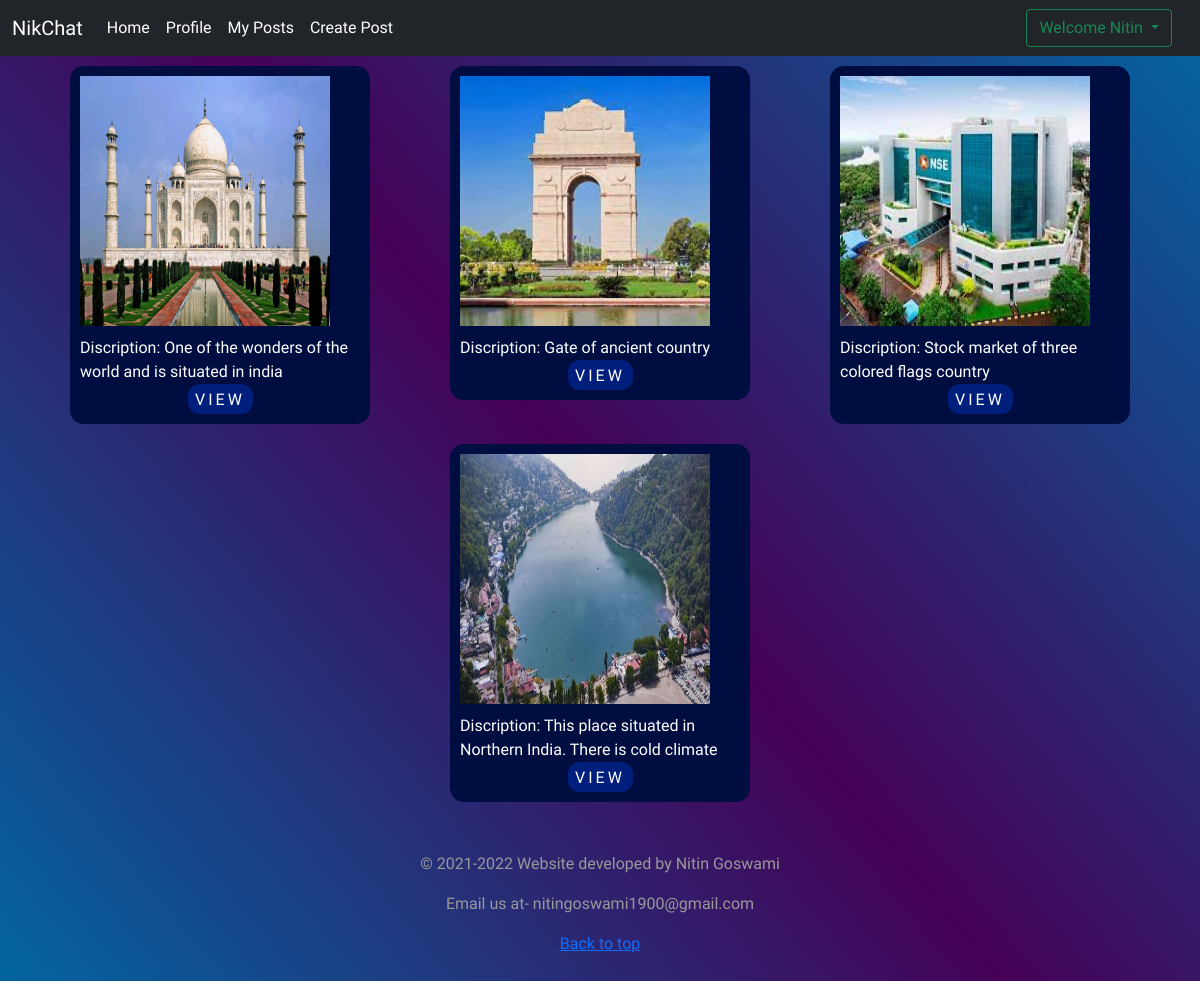
The page /profile/myposts (signed in) on the database its author committed.
### user/models.py (models this page shows, shortened)
class User(AbstractUser):
    username = None
    email = models.EmailField(unique=True)
    age = models.IntegerField(null=True, blank=True)
    username = models.CharField(max_length=50, default="")
    address = models.TextField(default="")
    image = models.ImageField(upload_to ='user/images', null = True, blank = True)
    USERNAME_FIELD = 'email'
    REQUIRED_FIELDS = []
    object = CustomUserManager()

class Post(models.Model):
    user = models.ForeignKey(User, on_delete=models.CASCADE, related_name="user")
    image = models.ImageField(upload_to ='post/images', null = True, blank = True)
    dsc = models.CharField(max_length=500)
    winner = models.CharField(max_length=100, null = True, blank = True)
    pass

### user/views.py (the view)
# urls.py: path('myposts', views.posts, name='myPosts'),
def posts(request, *args, **kwargs):
    if request.user.is_authenticated:
        user = request.user
        context = {}
        try:
            posts = Post.objects.filter(user=user)
        except Post.DoesNotExist:
            posts = None
        context['posts'] = posts
        return render(request, 'mypost.html', context)
    else:
        return redirect("/login")

### user/templates/mypost.html (shortened to what this page needs)
{% extends 'base.html' %}
{% block body %}
<div class="postbody">
    {% for post in posts %}
    <div class="postbox">
        <div class="image">
            <img src="{{post.image.url}}" alt="">
        </div>
        <div class="discription">
            Discription: {{post.dsc}}
        </div>
        <div class="view">
            <a href="{% url 'user:post' post_id=post.id%}">View</a>
        </div>
    </div>
    {% endfor %}
</div>
{% endblock body %}

### user/templates/base.html (shortened to what this page needs)
<!doctype html>
<html lang="en">
  <head>
    <link href="https://cdn.jsdelivr.net/npm/bootstrap@5.1.3/dist/css/bootstrap.min.css" rel="stylesheet">
    <link rel="stylesheet" href="/static/base.css">
    <link rel="stylesheet" href="/static/login.css">
    <link rel="stylesheet" href="/static/index.css">
    <link rel="stylesheet" href="/static/signup.css">
    <link rel="stylesheet" href="/static/mypost.css">
    <link rel="stylesheet" href="/static/profile.css">
    <link rel="stylesheet" href="/static/perticularPost.css">
  </head>
  <body>
    <nav class="navbar navbar-expand-lg navbar-dark bg-dark">
        <div class="container-fluid">
            <a class="navbar-brand" href="#">NikChat</a>
            <div class="collapse navbar-collapse" id="navbarSupportedContent">
                <ul class="navbar-nav me-auto mb-2 mb-lg-0">
                    {% if request.user.id != None %}
                    <li class="nav-item">
                        <a class="nav-link active" aria-current="page" href="/">Home</a>
                    </li>
                    <li class="nav-item">
                        <a class="nav-link active" href="{% url 'profile:profile' user_id=request.user.id %}">Profile</a>
                    </li>
                    <li class="nav-item">
                        <a class="nav-link active" href="{% url 'user:myPosts'%}">My Posts</a>
                    </li>
                    <li class="nav-item">
                        <a class="nav-link active" href="{% url 'user:createPost' user_id=request.user.id %}">Create Post</a>
                    </li>
                    {% endif %}
                </ul>
                {% if user.is_authenticated %}
                <div class="btn-group mx-2">
                    <button type="button" class="btn btn-outline-success dropdown-toggle" data-bs-toggle="dropdown"
                        aria-expanded="false" style="position: relative; left: -8px; margin:0;">
                        Welcome {{request.user.first_name}}
                    </button>
                </div>
                {% else %}
                <div class="button"><a href="/login" class="btn btn-outline-success mx-2">Login</a></div>
                <div class="button"><a href="/signup" class="btn btn-outline-success">Sign Up</a></div>
                {% endif %}
            </div>
        </div>
    </nav>
    {% block body %} {% endblock body %}
    <footer class="blog-footer">
        <p>&copy; 2021-2022 Website developed by Nitin Goswami</p>
        <p>Email us at- nitingoswami1900@gmail.com</p>
        <p>
            <a href="#">Back to top</a>
        </p>
    </footer>
</body>
</html>

### static/base.css (style rules this page uses)
html { min-height: -webkit-fill-available; }
body { background: linear-gradient(50deg, #0166a1, #450156, #0166a1) center center/cover; color: rgb(211, 187, 196); font-family: 'Baloo Chettan 2', cursive; }
.blog-footer { padding: 2.5rem 0; color: #999; text-align: center; }
.blog-footer p:last-child { margin-bottom: 0; }

### static/index.css (style rules this page uses)
.postbox img { width: 250px; height: 250px; }
.postbox .image { margin-bottom: 10px; }
.postbody { display: flex; flex-wrap: wrap; justify-content: space-evenly; }
.postbox { margin: 10px; width: 300px; height: fit-content; color: white; padding: 10px; background: #000d40; border-radius: 14px; }

### static/mypost.css (style rules this page uses)
.view { width: 65px; height: 30px; background-color: rgb(0, 31, 124); border-radius: 12px; color: white; text-align: center; letter-spacing: 3px; text-transform: uppercase; line-height: 2; margin: auto; }
.view a { text-decoration: none; color: inherit; }

### rows shown on the page
User: user.first_name "Nitin"
Post: image (picture), dsc "One of the wonders of the world and is situated in india"
Post: image (picture), dsc "Gate of ancient country"
Post: image (picture), dsc "Stock market of three colored flags country"
Post: image (picture), dsc "This place situated in Northern India. There is cold climate"
